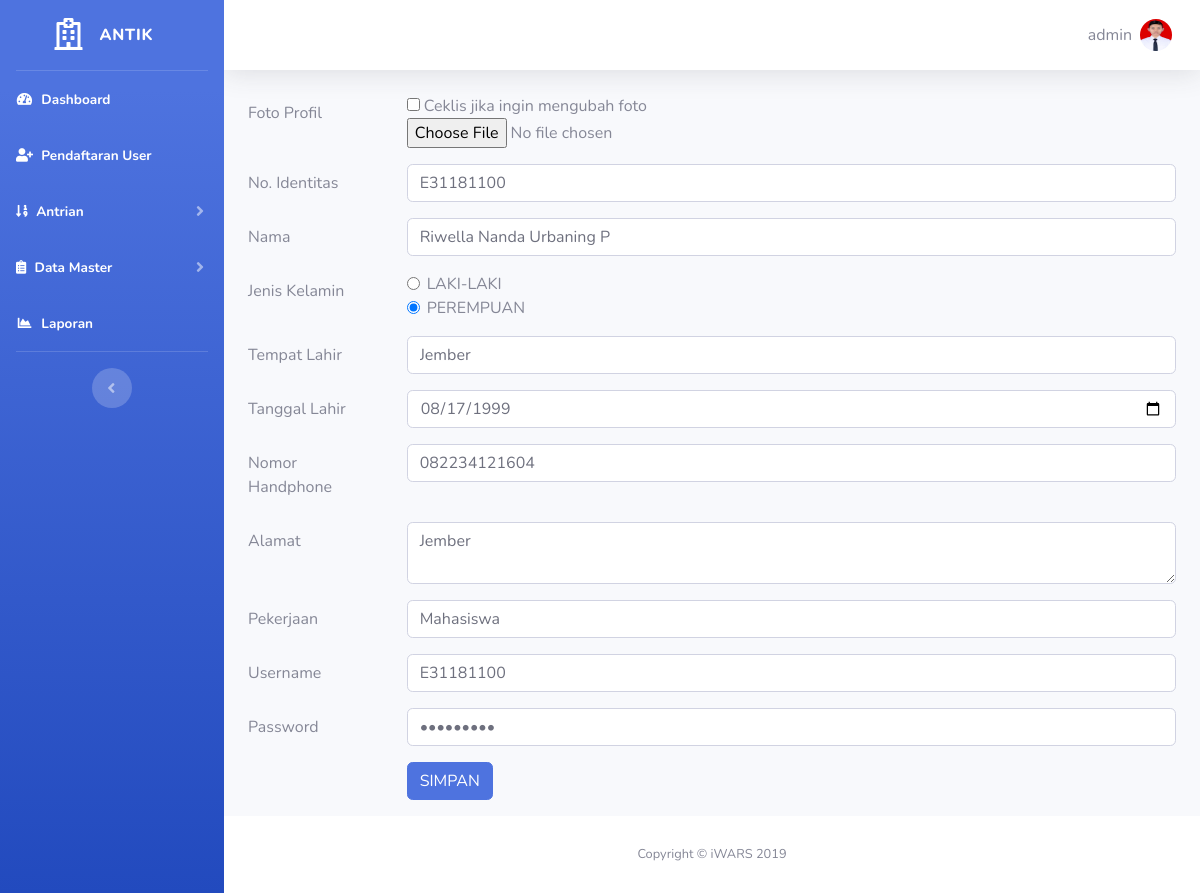
The app's page /Admin/edit-dpasien.php?id=2 (signed in) with its own data.
### tables this page shows
CREATE TABLE `tb_user` (
  `id_user` int(11) NOT NULL,
  `id_akses` int(11) NOT NULL,
  `no_identitas` varchar(20) NOT NULL,
  `nama` varchar(40) NOT NULL,
  `jenis_kelamin` varchar(1) NOT NULL,
  `tempat_lahir` varchar(30) NOT NULL,
  `tanggal_lahir` date NOT NULL,
  `no_hp` varchar(13) NOT NULL,
  `alamat` varchar(100) NOT NULL,
  `email` varchar(100) NOT NULL,
  `pekerjaan` varchar(30) NOT NULL,
  `username` varchar(10) NOT NULL,
  `password` varchar(10) NOT NULL,
  `foto` varchar(200) NOT NULL
);

### session.php (called while the page is built, shortened)
<?php
include "koneksi.php";
$user_check = $_SESSION['username'];
$sql = "SELECT * FROM tb_user WHERE username='$user_check'";
$ses_sql = mysqli_query($koneksi, $sql);
$row = mysqli_fetch_assoc($ses_sql);
$username=$row['username'];
$foto = $row['foto'];
 ?>

### Admin/edit-dpasien.php (the view, shortened to what this page needs)
<?php
  require '../koneksi.php';
  include '../session.php';
  $ambil = $koneksi->query("SELECT * FROM tb_user WHERE id_user='$_GET[id]'");
  $data = $ambil->fetch_assoc();
?>
<!DOCTYPE html>
<html lang="en">
<?php include 'assets/header.php'; ?>
<body id="page-top">
  <div id="wrapper">
    <?php include 'assets/sidebar.php'; ?>
    <div id="content-wrapper" class="d-flex flex-column">
      <div id="content">
       <?php include 'assets/navbar.php'; ?>
        <div class="container">
         <form action="" method="post" enctype="multipart/form-data">
                <div class="form-group row">
                  <label class="col-sm-2 col-form-label">Foto Profil</label>
                  <div class="col-sm-10">
                    <input type="checkbox" name="ubah_foto" value="true"> Ceklis jika ingin mengubah foto<br>
                    <input type="file" name="foto"  value="" class="form-control-file" size="4" >
                  </div>
                </div>
                <div class="form-group row">
                  <label class="col-sm-2 col-form-label">No. Identitas</label>
                  <div class="col-sm-10">
                    <input type="text" name="no_identitas" placeholder="Nomor Identitas" value="<?php echo $data['no_identitas']?>" class="form-control" size="4" required>
                  </div>
                </div>
                <div class="form-group row">
                  <label class="col-sm-2 col-form-label">Nama</label>
                  <div class="col-sm-10">
                    <input type="text" name="nama" placeholder="Nama Lengkap" value="<?php echo $data['nama']?>" class="form-control" required>
                  </div>
                </div>
                <div class="form-group row">
                  <label class="col-sm-2 col-form-label">Jenis Kelamin</label>
                  <div class="col-sm-10">
                    <div class="form-check">
                      <input type="radio" class="form-check-input" name="jk" value="L" <?php if($data['jenis_kelamin'] == 'L'){ echo 'checked'; } ?> required>
                      <label class="form-check-label">LAKI-LAKI</label>
                    </div>
                    <div class="form-check">
                      <input type="radio" class="form-check-input" name="jk" value="P" <?php if($data['jenis_kelamin'] == 'P'){ echo 'checked'; } ?> required>
                      <label class="form-check-label">PEREMPUAN</label>
                    </div>
                  </div>
                </div>
                <div class="form-group row">
                  <label class="col-sm-2 col-form-label">Tempat Lahir</label>
                  <div class="col-sm-10">
                    <input type="text" name="tempat_lahir" placeholder="Tempat Lahir" value="<?php echo $data['tempat_lahir']?>" class="form-control" required>
                  </div>
                </div>
                <div class="form-group row">
                  <label class="col-sm-2 col-form-label">Tanggal Lahir</label>
                  <div class="col-sm-10">
                    <input type="date" name="tanggal_lahir"  value="<?php echo $data['tanggal_lahir']?>" class="form-control" required>
                  </div>
                </div>
                <div class="form-group row">
                  <label class="col-sm-2 col-form-label">Nomor Handphone</label>
                  <div class="col-sm-10">
                    <input type="text" name="no_hp" placeholder="Nomor Handphone" value="<?php echo $data['no_hp']?>" class="form-control" required>
                  </div>
                </div>
                <div class="form-group row">
                  <label class="col-sm-2 col-form-label">Alamat</label>
                  <div class="col-sm-10">
                    <textarea type="text" name="alamat" class="form-control" required><?php echo $data['alamat'];?></textarea>
                  </div>
                </div>
                <div class="form-group row">
                  <label class="col-sm-2 col-form-label">Pekerjaan</label>
                  <div class="col-sm-10">
                    <input type="text" name="pekerjaan" placeholder="Pekerjaan" value="<?php echo $data['pekerjaan']?>" class="form-control" required>
                  </div>
                </div>
                <div class="form-group row">
                  <label class="col-sm-2 col-form-label">Username</label>
                  <div class="col-sm-10">
                    <input type="text" name="username" placeholder="Username" value="<?php echo $data['username']?>" class="form-control" required>
                  </div>
                </div>
                <div class="form-group row">
                  <label class="col-sm-2 col-form-label">Password</label>
                  <div class="col-sm-10">
                    <input type="password" name="password" placeholder="Password" value="<?php echo $data['password']?>" class="form-control" required>
                  </div>
                </div>
                <div class="form-group row">
                  <label class="col-sm-2 col-form-label">&nbsp;</label>
                  <div class="col-sm-10">
                    <input type="submit" class="btn btn-primary" name="editp" value="SIMPAN">
                  </div>
                </div>
              </form>
        </div>
      </div>
     <?php include 'assets/footer.php'; ?>
    </div>
  </div>
</body>
</html>

### Admin/assets/navbar.php (shortened to what this page needs)
<nav class="navbar navbar-expand navbar-light bg-white topbar mb-4 static-top shadow">
  <ul class="navbar-nav ml-auto">
    <li class="nav-item dropdown no-arrow">
      <a class="nav-link dropdown-toggle" href="#" id="userDropdown" role="button" data-toggle="dropdown" aria-haspopup="true" aria-expanded="false">
        <span class="mr-2 d-none d-lg-inline text-gray-600 medium"><?php echo $username;?></span>
        <img class="img-profile rounded-circle" src="../img/<?php echo $foto;?>">
      </a>
    </li>
  </ul>
</nav>

### records on screen
tb_user: username "admin", foto (picture)
tb_user: no_identitas "E31181100", nama "Riwella Nanda Urbaning P", jenis_kelamin "☑", tempat_lahir "Jember", tanggal_lahir "08/17/1999", no_hp "082234121604", alamat "Jember", pekerjaan "Mahasiswa", username "E31181100"
